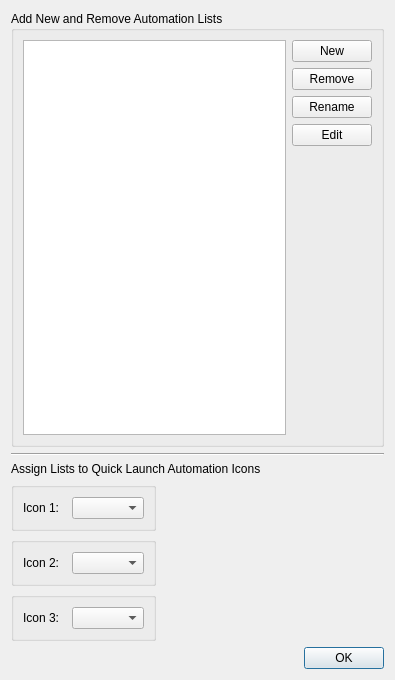
<?xml version="1.0" encoding="UTF-8"?>
<ui version="4.0">
 <class>ManageAutomation</class>
 <widget class="QDialog" name="ManageAutomation">
  <property name="geometry">
   <rect>
    <x>0</x>
    <y>0</y>
    <width>395</width>
    <height>680</height>
   </rect>
  </property>
  <property name="windowTitle">
   <string>Manage Automation Lists</string>
  </property>
  <layout class="QVBoxLayout" name="verticalLayout_2">
   <item>
    <widget class="QGroupBox" name="groupBox">
     <property name="title">
      <string>Add New and Remove Automation Lists</string>
     </property>
     <layout class="QHBoxLayout" name="horizontalLayout">
      <item>
       <widget class="QListWidget" name="autoList">
        <property name="selectionMode">
         <enum>QAbstractItemView::SelectionMode::ExtendedSelection</enum>
        </property>
       </widget>
      </item>
      <item>
       <layout class="QVBoxLayout" name="verticalLayout">
        <item>
         <widget class="QPushButton" name="newList">
          <property name="focusPolicy">
           <enum>Qt::FocusPolicy::TabFocus</enum>
          </property>
          <property name="toolTip">
           <string>Adds a new (empty) automation list.</string>
          </property>
          <property name="text">
           <string>New</string>
          </property>
         </widget>
        </item>
        <item>
         <widget class="QPushButton" name="removeList">
          <property name="focusPolicy">
           <enum>Qt::FocusPolicy::TabFocus</enum>
          </property>
          <property name="toolTip">
           <string>Remove selected lists.</string>
          </property>
          <property name="text">
           <string>Remove</string>
          </property>
         </widget>
        </item>
        <item>
         <widget class="QPushButton" name="renameList">
          <property name="focusPolicy">
           <enum>Qt::FocusPolicy::TabFocus</enum>
          </property>
          <property name="toolTip">
           <string>Rename a selected list.</string>
          </property>
          <property name="text">
           <string>Rename</string>
          </property>
         </widget>
        </item>
        <item>
         <widget class="QPushButton" name="editList">
          <property name="focusPolicy">
           <enum>Qt::FocusPolicy::TabFocus</enum>
          </property>
          <property name="toolTip">
           <string>Edit selected list</string>
          </property>
          <property name="text">
           <string>Edit</string>
          </property>
         </widget>
        </item>
        <item>
         <spacer name="verticalSpacer">
          <property name="orientation">
           <enum>Qt::Orientation::Vertical</enum>
          </property>
          <property name="sizeHint" stdset="0">
           <size>
            <width>10</width>
            <height>50</height>
           </size>
          </property>
         </spacer>
        </item>
       </layout>
      </item>
     </layout>
    </widget>
   </item>
   <item>
    <widget class="Line" name="line">
     <property name="orientation">
      <enum>Qt::Orientation::Horizontal</enum>
     </property>
    </widget>
   </item>
   <item>
    <widget class="QLabel" name="label">
     <property name="text">
      <string>Assign Lists to Quick Launch Automation Icons</string>
     </property>
    </widget>
   </item>
   <item alignment="Qt::AlignmentFlag::AlignLeft">
    <widget class="QGroupBox" name="row1">
     <layout class="QHBoxLayout" name="horizontalLayout1">
      <item alignment="Qt::AlignmentFlag::AlignLeft">
       <widget class="QLabel" name="label_1">
        <property name="text">
         <string>Icon 1:  </string>
        </property>
       </widget>
      </item>
      <item alignment="Qt::AlignmentFlag::AlignLeft">
       <widget class="QComboBox" name="comboBox1">
        <property name="focusPolicy">
         <enum>Qt::FocusPolicy::TabFocus</enum>
        </property>
       </widget>
      </item>
     </layout>
    </widget>
   </item>
   <item alignment="Qt::AlignmentFlag::AlignLeft">
    <widget class="QGroupBox" name="row2">
     <layout class="QHBoxLayout" name="horizontalLayout2">
      <item alignment="Qt::AlignmentFlag::AlignLeft">
       <widget class="QLabel" name="label_2">
        <property name="text">
         <string>Icon 2:  </string>
        </property>
       </widget>
      </item>
      <item>
       <widget class="QComboBox" name="comboBox2">
        <property name="focusPolicy">
         <enum>Qt::FocusPolicy::TabFocus</enum>
        </property>
       </widget>
      </item>
     </layout>
    </widget>
   </item>
   <item alignment="Qt::AlignmentFlag::AlignLeft">
    <widget class="QGroupBox" name="row3">
     <layout class="QHBoxLayout" name="horizontalLayout3">
      <item alignment="Qt::AlignmentFlag::AlignLeft">
       <widget class="QLabel" name="label_3">
        <property name="text">
         <string>Icon 3:  </string>
        </property>
       </widget>
      </item>
      <item>
       <widget class="QComboBox" name="comboBox3">
        <property name="focusPolicy">
         <enum>Qt::FocusPolicy::TabFocus</enum>
        </property>
       </widget>
      </item>
     </layout>
    </widget>
   </item>
   <item>
    <widget class="QDialogButtonBox" name="buttonBox">
     <property name="standardButtons">
      <set>QDialogButtonBox::StandardButton::Ok</set>
     </property>
    </widget>
   </item>
  </layout>
 </widget>
 <resources/>
 <connections>
  <connection>
   <sender>buttonBox</sender>
   <signal>accepted()</signal>
   <receiver>ManageAutomation</receiver>
   <slot>accept()</slot>
   <hints>
    <hint type="sourcelabel">
     <x>20</x>
     <y>20</y>
    </hint>
    <hint type="destinationlabel">
     <x>20</x>
     <y>20</y>
    </hint>
   </hints>
  </connection>
 </connections>
</ui>
